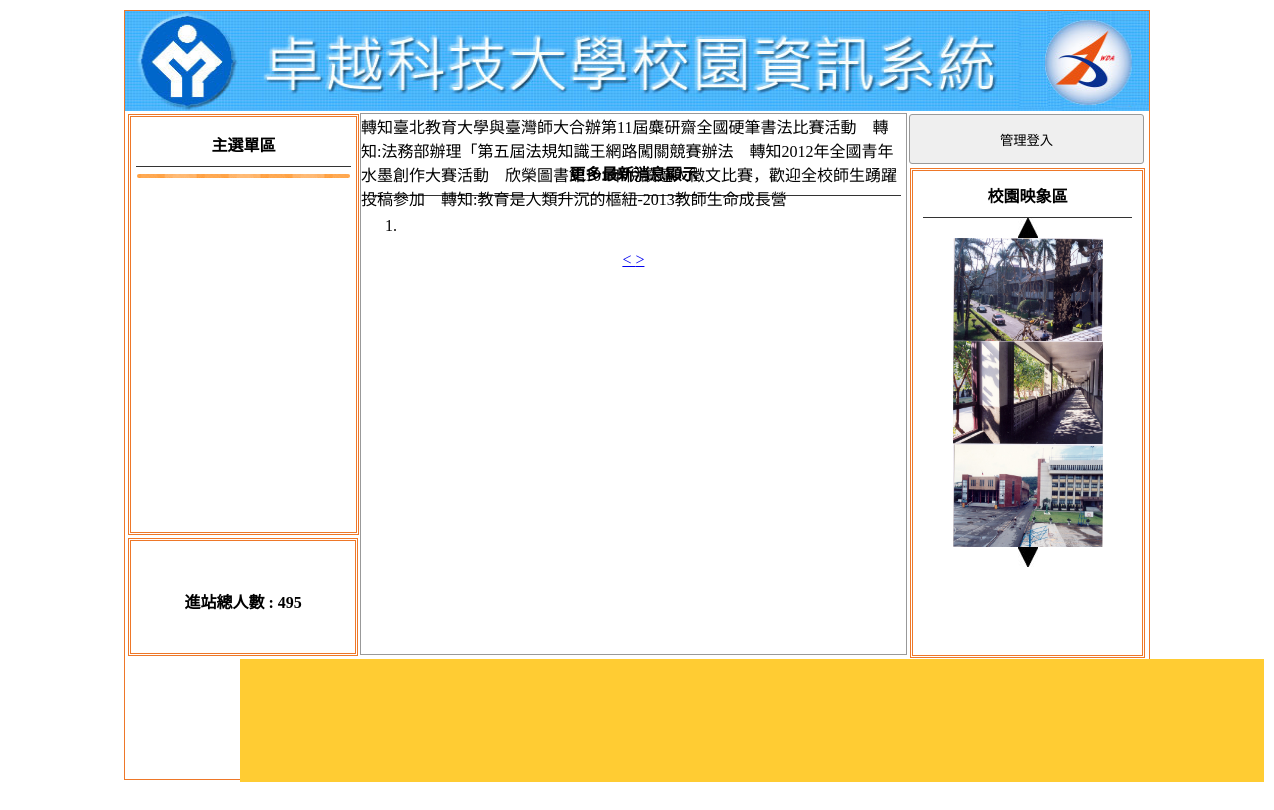
Before: /newsdata.php with the older database file.
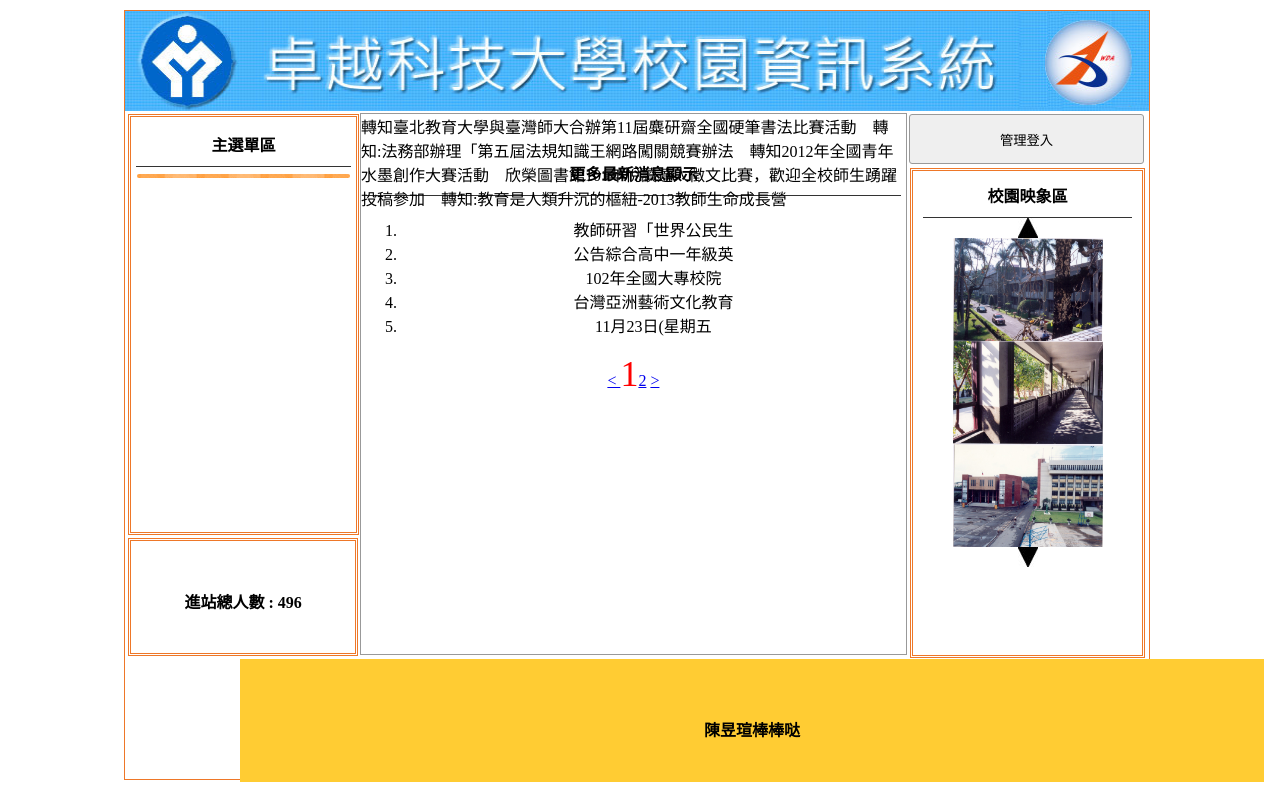
After: the same page with the newer database file.
### tables this page shows
CREATE TABLE `people` (
  `people_seq` int(10) UNSIGNED NOT NULL,
  `people_num` int(10) NOT NULL
);

CREATE TABLE `a_image` (
  `a_image_seq` int(10) UNSIGNED NOT NULL,
  `a_image_img` text NOT NULL,
  `a_image_display` int(1) NOT NULL
);

CREATE TABLE `a_news` (
  `a_news_seq` int(10) UNSIGNED NOT NULL,
  `a_news_txt` text NOT NULL,
  `a_news_display` int(2) NOT NULL
);

CREATE TABLE `a_bot` (
  `a_bot_seq` int(5) UNSIGNED NOT NULL,
  `a_bot_txt` text NOT NULL
);

### newsdata.php (the view, shortened to what this page needs)
<?php
include_once("head.php");
?>
<!DOCTYPE html PUBLIC "-//W3C//DTD XHTML 1.0 Transitional//EN" "http://www.w3.org/TR/xhtml1/DTD/xhtml1-transitional.dtd">
<html xmlns="http://www.w3.org/1999/xhtml"><head><meta http-equiv="Content-Type" content="text/html; charset=UTF-8">
<link href="./news_files/css.css" rel="stylesheet" type="text/css">
</head>
<body>
	<div id="main">
    <?php include_once("bannerpic.php"); ?>
        	<div id="ms">
             	<div id="lf" style="float:left;">
            		<div id="menuput" class="dbor">
                                                    <span class="t botli">主選單區</span>
                                                    <?php include_once("left.php"); ?>
                                                </div>
                    <div class="dbor" style="margin:3px; width:95%; height:20%; line-height:100px;">
                    	<span class="t">進站總人數 :
                        <?php include_once("people.php"); ?>             </span>
                    </div>
        		</div>
                <div class="di" style="height:540px; border:#999 1px solid; width:53.2%; margin:2px 0px 0px 0px; float:left; position:relative; left:20px;">
                	                     <marquee scrolldelay="120" direction="left" style="position:absolute; width:100%; height:40px;">
                                         <?php include_once("marquee.php"); ?> </marquee>
                    <div style="height:32px; display:block;"></div>
                        <div style="text-align:center;">
<?php
$sql="select * from a_news where a_news_display ='1'";
$c1 = mysqli_query($link,$sql) ;
$allrow = mysqli_num_rows($c1);
if(!empty($_GET["page"])){
    $now_page = $_GET["page"]  ;
}else{ $now_page = 1 ; }
$add_page = 5 ;
$open_page = ( $now_page - 1 ) *  $add_page ;
$allpage = ceil($allrow/$add_page);
if($now_page == 1){
    $front_page = 1 ;
    $next_page  = $now_page + 1 ;
}elseif($now_page == $allpage){
    $front_page = $now_page - 1 ;
    $next_page  = $allpage ;
}else{
    $front_page = $now_page - 1 ;
    $next_page  = $now_page + 1 ;
}
$sql = "select * from a_news limit $open_page , $add_page  " ;
$c1 = mysqli_query($link,$sql) ;
$c2 = mysqli_fetch_assoc($c1);
?>
<table width="100%" border="0" align="center" cellpadding="5" cellspacing="0">
                    <tr>
                      <td width="100%" align="center"><span class="t botli">更多最新消息顯示</span></td>
                    </tr>
                  </table>
<ul class="ssaa" style="list-style-type:decimal;">
 <?php do{ ?>
 <li>
<?=mb_substr($c2['a_news_txt'],0,10,"utf-8");?> <span class="all" style="display:none;" ><?=nl2br($c2['a_news_txt'])?></span>
 </li>
 <?php }while($c2 = mysqli_fetch_assoc($c1)) ?>
</ul>
      <a href ="newsdata.php?page=<?=$front_page?>"> < </a>
      <?php
      for($i=1;$i<=$allpage;$i++){
          if($i == $now_page){
            echo "<span style='font-size:36px;color:#F00;'>".$i."</span>" ;
          }else{ echo "<a href ='newsdata.php?page=".$i."'>".$i."</a>" ; }
       } ?>
      <a href ="newsdata.php?page=<?=$next_page?>"> > </a>
</div>
    </div>
	                </div>
                                 <div class="di di ad" style="height:540px; width:23%; padding:0px; margin-left:22px; float:left; ">
                	<button style="width:100%; margin-left:auto; margin-right:auto; margin-top:2px; height:50px;" onclick="lo(&#39;login.php?do=admin&#39;)">管理登入</button>
                	<div style="width:89%; height:480px;" class="dbor">
                    <span class="t botli">校園映象區</span>
						<div align='center'><img src="img/01E01.jpg" onclick="pp(1)"></div>
						<?php include_once("image.php"); ?>
						<div align='center'><img src="img/01E02.jpg" onclick="pp(2)"></div>
                    </div>
                </div>
                            </div>
            	<div style="    top: -135px;width:1024px; left:240px; position:relative; background:#FC3; margin-top:4px; height:123px; display:block;">
                	<span class="t" style="line-height:123px;"><?php include_once('bot.php'); ?></span>
                </div>
</body></html>

### left.php (shortened to what this page needs)
<?php
$sql = "select * from a_mid where a_mid_display='1';";
$c1  = mysqli_query($link,$sql);
do{
?>
<div class="mainmu">
</div>
<?php }while($c2 = mysqli_fetch_assoc($c1)) ?>

### people.php (shortened to what this page needs)
<?php
if(empty($_SESSION["login"])){
    $sql = "update people set people_num = people_num + 1";
    mysqli_query($link,$sql);
}
$sql = "select * from people" ;
$c1 = mysqli_query($link,$sql);
$c2 = mysqli_fetch_assoc($c1);
echo $c2["people_num"];
?>

### image.php
<?php
$sql = "select * from a_image where a_image_display='1'";
$c1  = mysqli_query($link,$sql);
$c2  = mysqli_fetch_assoc($c1);
$x = 0 ;
do{
$img[$x] = "img/".$c2['a_image_img'] ;
echo  " <div align='center'><img src='".$img[$x]."' class='im' id='ssaa".$x."' width='150' height='103'>  </div> " ;
 $x++ ; } while($c2  = mysqli_fetch_assoc($c1))
?>

### bot.php
<?php
$sql = "select * from a_bot" ;
$c1 = mysqli_query($link,$sql);
$c2 = mysqli_fetch_assoc($c1);
echo $c2["a_bot_txt"];
?>

Changed rows visible on the page:
changed people: people_num "495" → "496"
added a_news: a_news_txt "教師研習「世界公民生"
added a_news: a_news_txt "公告綜合高中一年級英"
added a_news: a_news_txt "102年全國大專校院"
added a_news: a_news_txt "台灣亞洲藝術文化教育"
added a_news: a_news_txt "11月23日(星期五"
added a_bot: a_bot_txt "陳昱瑄棒棒哒"
Other visible differences:
new list line: "1"
new list line: "2"
